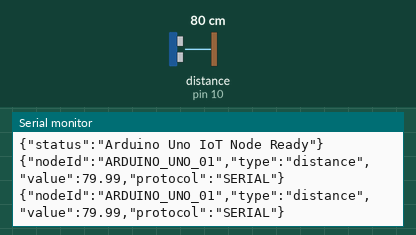
The sketch below on a simulated Arduino Uno, built with avr-gcc and run on an emulated ATmega328P. Parts: the last lines printed to the serial monitor. The inputs (shaded band) are chosen by the test bench; at power-on: distance to the obstacle (sensor on pin 10) 80 cm. The echo pulse lasts 58.3 µs per cm.

Above: at 10.8 s.
10.9 s: distance to the obstacle (sensor on pin 10) set to 2 cm
At 15.4 s:
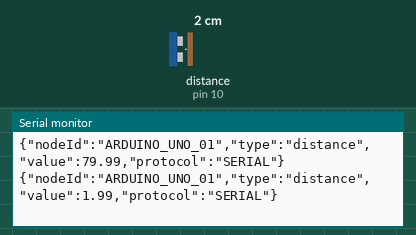
18.4 s: distance to the obstacle (sensor on pin 10) set to 4 cm
At 20.4 s:
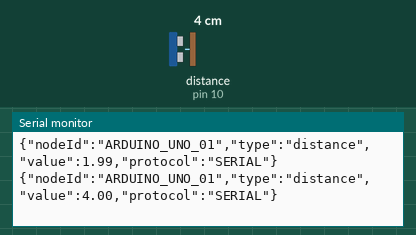
Timing chart, 0 to 21.9 s (numbered marks = the images above; inputs shaded):
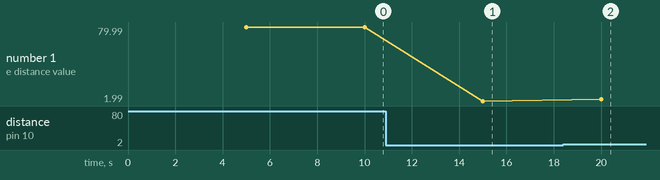

The sketch:

arduino_uno.ino
```cpp
/*
 * Arduino Uno - IoT Blockchain Node
 * Sends sensor data via Serial to Gateway
 * Protocol: SERIAL (USB)
 */

#include <Arduino.h>

const String NODE_ID = "ARDUINO_UNO_01";
const int TRIG_PIN = 9;
const int ECHO_PIN = 10;
const long INTERVAL = 5000; // Send data every 5 seconds

unsigned long previousMillis = 0;

void setup() {
  Serial.begin(9600);
  pinMode(TRIG_PIN, OUTPUT);
  pinMode(ECHO_PIN, INPUT);

  // Ensure TRIG starts LOW
  digitalWrite(TRIG_PIN, LOW);

  // Wait for serial connection
  while (!Serial) {
    ; // Wait for serial port to connect
  }

  Serial.println("{\"status\":\"Arduino Uno IoT Node Ready\"}");
}

float readDistanceCM() {
  // Send 10us trigger pulse
  digitalWrite(TRIG_PIN, LOW);
  delayMicroseconds(2);
  digitalWrite(TRIG_PIN, HIGH);
  delayMicroseconds(10);
  digitalWrite(TRIG_PIN, LOW);

  // Read echo time (µs)
  long duration = pulseIn(ECHO_PIN, HIGH, 30000UL); // 30ms timeout (~5m distance limit)

  // If out of range or timeout
  if (duration == 0) {
    return -1.0;  // Invalid reading
  }

  // Convert time to distance:
  // Speed of sound ≈ 0.0343 cm/µs
  float distance = (duration * 0.0343) / 2.0;

  return distance;
}

void loop() {
  unsigned long currentMillis = millis();

  // Send data at regular intervals
  if (currentMillis - previousMillis >= INTERVAL) {
    previousMillis = currentMillis;

    float distance = readDistanceCM();

    // Create JSON message
    Serial.print("{");
    Serial.print("\"nodeId\":\"");
    Serial.print(NODE_ID);
    Serial.print("\",\"type\":\"distance\",\"value\":");
     if (distance < 0) {
      Serial.print("\"OUT_OF_RANGE\"");
    } else {
      Serial.print(distance, 2);
    }
    Serial.print(",\"protocol\":\"SERIAL\"");
    Serial.println("}");
  }
}
```

Measured:
- after the input at 10.9 s, the serial monitor: prints a new line after 4.1 s (image 1)
- after the input at 18.4 s, the serial monitor: prints a new line after 1.6 s (image 2)
- plotted number 1: 79.99 → 1.99 after the input at 10.9 s, 1.99 → 4 after the input at 18.4 s
